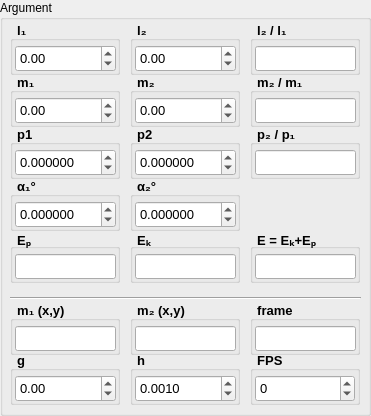
  <widget class="QGroupBox" name="argument">
   <property name="geometry">
    <rect>
     <x>540</x>
     <y>4</y>
     <width>371</width>
     <height>416</height>
    </rect>
   </property>
   <property name="styleSheet">
    <string notr="true">QGroupBox#argument { 
border: 1px solid black; 
margin-top:20px;
} 
QGroupBox#argument::title {
subcontrol-origin: margin;
subcontrol-position: top left;
padding: 0px;
left: 0px;
}</string>
   </property>
   <property name="title">
    <string>Argument </string>
   </property>
   <widget class="QGroupBox" name="l1">
    <property name="geometry">
     <rect>
      <x>10</x>
      <y>20</y>
      <width>110</width>
      <height>55</height>
     </rect>
    </property>
    <property name="font">
     <font>
      <pointsize>10</pointsize>
      <weight>75</weight>
      <bold>true</bold>
      <underline>false</underline>
      <stylestrategy>PreferDefault</stylestrategy>
      <kerning>true</kerning>
     </font>
    </property>
    <property name="styleSheet">
     <string notr="true"/>
    </property>
    <property name="title">
     <string>  l₁</string>
    </property>
    <property name="alignment">
     <set>Qt::AlignBottom|Qt::AlignLeading|Qt::AlignLeft</set>
    </property>
    <widget class="QDoubleSpinBox" name="l1_doubleSpinBox">
     <property name="enabled">
      <bool>true</bool>
     </property>
     <property name="geometry">
      <rect>
       <x>5</x>
       <y>25</y>
       <width>101</width>
       <height>27</height>
      </rect>
     </property>
     <property name="font">
      <font>
       <pointsize>10</pointsize>
       <weight>50</weight>
       <bold>false</bold>
       <underline>false</underline>
       <stylestrategy>PreferAntialias</stylestrategy>
       <kerning>false</kerning>
      </font>
     </property>
     <property name="decimals">
      <number>2</number>
     </property>
     <property name="minimum">
      <double>-100000.000000000000000</double>
     </property>
     <property name="maximum">
      <double>100000.000000000000000</double>
     </property>
     <property name="singleStep">
      <double>0.010000000000000</double>
     </property>
     <property name="value">
      <double>0.000000000000000</double>
     </property>
    </widget>
   </widget>
   <widget class="QGroupBox" name="l2">
    <property name="geometry">
     <rect>
      <x>130</x>
      <y>20</y>
      <width>110</width>
      <height>55</height>
     </rect>
    </property>
    <property name="font">
     <font>
      <pointsize>10</pointsize>
      <weight>75</weight>
      <bold>true</bold>
      <underline>false</underline>
      <stylestrategy>PreferDefault</stylestrategy>
      <kerning>true</kerning>
     </font>
    </property>
    <property name="styleSheet">
     <string notr="true"/>
    </property>
    <property name="title">
     <string>  l₂</string>
    </property>
    <property name="alignment">
     <set>Qt::AlignBottom|Qt::AlignLeading|Qt::AlignLeft</set>
    </property>
    <widget class="QDoubleSpinBox" name="l2_doubleSpinBox">
     <property name="geometry">
      <rect>
       <x>5</x>
       <y>25</y>
       <width>101</width>
       <height>27</height>
      </rect>
     </property>
     <property name="font">
      <font>
       <pointsize>10</pointsize>
       <weight>50</weight>
       <bold>false</bold>
       <underline>false</underline>
       <stylestrategy>PreferDefault</stylestrategy>
       <kerning>true</kerning>
      </font>
     </property>
     <property name="acceptDrops">
      <bool>false</bool>
     </property>
     <property name="alignment">
      <set>Qt::AlignLeading|Qt::AlignLeft|Qt::AlignVCenter</set>
     </property>
     <property name="readOnly">
      <bool>false</bool>
     </property>
     <property name="buttonSymbols">
      <enum>QAbstractSpinBox::UpDownArrows</enum>
     </property>
     <property name="accelerated">
      <bool>false</bool>
     </property>
     <property name="minimum">
      <double>-100000.000000000000000</double>
     </property>
     <property name="maximum">
      <double>100000.000000000000000</double>
     </property>
     <property name="singleStep">
      <double>0.010000000000000</double>
     </property>
     <property name="value">
      <double>0.000000000000000</double>
     </property>
    </widget>
   </widget>
   <widget class="QGroupBox" name="m1">
    <property name="geometry">
     <rect>
      <x>10</x>
      <y>72</y>
      <width>110</width>
      <height>55</height>
     </rect>
    </property>
    <property name="font">
     <font>
      <pointsize>10</pointsize>
      <weight>75</weight>
      <bold>true</bold>
      <underline>false</underline>
      <stylestrategy>PreferDefault</stylestrategy>
      <kerning>true</kerning>
     </font>
    </property>
    <property name="styleSheet">
     <string notr="true"/>
    </property>
    <property name="title">
     <string>  m₁</string>
    </property>
    <property name="alignment">
     <set>Qt::AlignBottom|Qt::AlignLeading|Qt::AlignLeft</set>
    </property>
    <widget class="QDoubleSpinBox" name="m1_doubleSpinBox">
     <property name="geometry">
      <rect>
       <x>5</x>
       <y>25</y>
       <width>101</width>
       <height>27</height>
      </rect>
     </property>
     <property name="font">
      <font>
       <pointsize>10</pointsize>
       <weight>50</weight>
       <bold>false</bold>
       <underline>false</underline>
       <stylestrategy>PreferDefault</stylestrategy>
       <kerning>true</kerning>
      </font>
     </property>
     <property name="minimum">
      <double>-100000.000000000000000</double>
     </property>
     <property name="maximum">
      <double>100000.000000000000000</double>
     </property>
     <property name="singleStep">
      <double>0.010000000000000</double>
     </property>
     <property name="value">
      <double>0.000000000000000</double>
     </property>
    </widget>
   </widget>
   <widget class="QGroupBox" name="m2">
    <property name="geometry">
     <rect>
      <x>130</x>
      <y>72</y>
      <width>110</width>
      <height>55</height>
     </rect>
    </property>
    <property name="font">
     <font>
      <pointsize>10</pointsize>
      <weight>75</weight>
      <bold>true</bold>
      <underline>false</underline>
      <stylestrategy>PreferDefault</stylestrategy>
      <kerning>true</kerning>
     </font>
    </property>
    <property name="styleSheet">
     <string notr="true"/>
    </property>
    <property name="title">
     <string>  m₂</string>
    </property>
    <property name="alignment">
     <set>Qt::AlignBottom|Qt::AlignLeading|Qt::AlignLeft</set>
    </property>
    <widget class="QDoubleSpinBox" name="m2_doubleSpinBox">
     <property name="geometry">
      <rect>
       <x>5</x>
       <y>25</y>
       <width>101</width>
       <height>27</height>
      </rect>
     </property>
     <property name="font">
      <font>
       <pointsize>10</pointsize>
       <weight>50</weight>
       <bold>false</bold>
       <underline>false</underline>
       <stylestrategy>PreferDefault</stylestrategy>
       <kerning>true</kerning>
      </font>
     </property>
     <property name="styleSheet">
      <string notr="true"/>
     </property>
     <property name="minimum">
      <double>-100000.000000000000000</double>
     </property>
     <property name="maximum">
      <double>100000.000000000000000</double>
     </property>
     <property name="singleStep">
      <double>0.010000000000000</double>
     </property>
     <property name="value">
      <double>0.000000000000000</double>
     </property>
    </widget>
   </widget>
   <widget class="QGroupBox" name="a1">
    <property name="geometry">
     <rect>
      <x>10</x>
      <y>176</y>
      <width>110</width>
      <height>55</height>
     </rect>
    </property>
    <property name="font">
     <font>
      <pointsize>10</pointsize>
      <weight>75</weight>
      <bold>true</bold>
      <underline>false</underline>
      <stylestrategy>PreferDefault</stylestrategy>
      <kerning>true</kerning>
     </font>
    </property>
    <property name="title">
     <string>  α₁°</string>
    </property>
    <property name="alignment">
     <set>Qt::AlignBottom|Qt::AlignLeading|Qt::AlignLeft</set>
    </property>
    <widget class="QDoubleSpinBox" name="a1_doubleSpinBox">
     <property name="geometry">
      <rect>
       <x>5</x>
       <y>25</y>
       <width>101</width>
       <height>27</height>
      </rect>
     </property>
     <property name="font">
      <font>
       <pointsize>10</pointsize>
       <weight>50</weight>
       <bold>false</bold>
       <underline>false</underline>
       <stylestrategy>PreferDefault</stylestrategy>
       <kerning>true</kerning>
      </font>
     </property>
     <property name="acceptDrops">
      <bool>false</bool>
     </property>
     <property name="inputMethodHints">
      <set>Qt::ImhFormattedNumbersOnly</set>
     </property>
     <property name="wrapping">
      <bool>false</bool>
     </property>
     <property name="frame">
      <bool>true</bool>
     </property>
     <property name="correctionMode">
      <enum>QAbstractSpinBox::CorrectToPreviousValue</enum>
     </property>
     <property name="showGroupSeparator" stdset="0">
      <bool>false</bool>
     </property>
     <property name="prefix">
      <string notr="true"/>
     </property>
     <property name="decimals">
      <number>6</number>
     </property>
     <property name="minimum">
      <double>-100000.000000000000000</double>
     </property>
     <property name="maximum">
      <double>100000.000000000000000</double>
     </property>
     <property name="singleStep">
      <double>1.000000000000000</double>
     </property>
     <property name="value">
      <double>0.000000000000000</double>
     </property>
    </widget>
   </widget>
   <widget class="QGroupBox" name="a2">
    <property name="geometry">
     <rect>
      <x>130</x>
      <y>176</y>
      <width>110</width>
      <height>55</height>
     </rect>
    </property>
    <property name="font">
     <font>
      <pointsize>10</pointsize>
      <weight>75</weight>
      <bold>true</bold>
      <underline>false</underline>
      <stylestrategy>PreferDefault</stylestrategy>
      <kerning>true</kerning>
     </font>
    </property>
    <property name="title">
     <string>  α₂°</string>
    </property>
    <property name="alignment">
     <set>Qt::AlignBottom|Qt::AlignLeading|Qt::AlignLeft</set>
    </property>
    <widget class="QDoubleSpinBox" name="a2_doubleSpinBox">
     <property name="geometry">
      <rect>
       <x>5</x>
       <y>25</y>
       <width>101</width>
       <height>27</height>
      </rect>
     </property>
     <property name="font">
      <font>
       <pointsize>10</pointsize>
       <weight>50</weight>
       <bold>false</bold>
       <underline>false</underline>
       <stylestrategy>PreferDefault</stylestrategy>
       <kerning>true</kerning>
      </font>
     </property>
     <property name="prefix">
      <string/>
     </property>
     <property name="decimals">
      <number>6</number>
     </property>
     <property name="minimum">
      <double>-100000.000000000000000</double>
     </property>
     <property name="maximum">
      <double>100000.000000000000000</double>
     </property>
     <property name="singleStep">
      <double>1.000000000000000</double>
     </property>
     <property name="value">
      <double>0.000000000000000</double>
     </property>
    </widget>
   </widget>
   <widget class="QGroupBox" name="g">
    <property name="geometry">
     <rect>
      <x>10</x>
      <y>350</y>
      <width>110</width>
      <height>55</height>
     </rect>
    </property>
    <property name="font">
     <font>
      <pointsize>10</pointsize>
      <weight>75</weight>
      <bold>true</bold>
      <underline>false</underline>
      <stylestrategy>PreferDefault</stylestrategy>
      <kerning>true</kerning>
     </font>
    </property>
    <property name="title">
     <string>  g</string>
    </property>
    <property name="alignment">
     <set>Qt::AlignBottom|Qt::AlignLeading|Qt::AlignLeft</set>
    </property>
    <widget class="QDoubleSpinBox" name="g_doubleSpinBox">
     <property name="geometry">
      <rect>
       <x>5</x>
       <y>25</y>
       <width>101</width>
       <height>27</height>
      </rect>
     </property>
     <property name="font">
      <font>
       <pointsize>10</pointsize>
       <weight>50</weight>
       <bold>false</bold>
       <underline>false</underline>
       <stylestrategy>PreferDefault</stylestrategy>
       <kerning>true</kerning>
      </font>
     </property>
     <property name="acceptDrops">
      <bool>false</bool>
     </property>
     <property name="inputMethodHints">
      <set>Qt::ImhFormattedNumbersOnly</set>
     </property>
     <property name="wrapping">
      <bool>false</bool>
     </property>
     <property name="frame">
      <bool>true</bool>
     </property>
     <property name="correctionMode">
      <enum>QAbstractSpinBox::CorrectToPreviousValue</enum>
     </property>
     <property name="showGroupSeparator" stdset="0">
      <bool>false</bool>
     </property>
     <property name="prefix">
      <string notr="true"/>
     </property>
     <property name="decimals">
      <number>2</number>
     </property>
     <property name="minimum">
      <double>-100000.000000000000000</double>
     </property>
     <property name="maximum">
      <double>100000.000000000000000</double>
     </property>
     <property name="singleStep">
      <double>0.100000000000000</double>
     </property>
     <property name="value">
      <double>0.000000000000000</double>
     </property>
    </widget>
   </widget>
   <widget class="QGroupBox" name="h">
    <property name="geometry">
     <rect>
      <x>130</x>
      <y>350</y>
      <width>110</width>
      <height>55</height>
     </rect>
    </property>
    <property name="font">
     <font>
      <pointsize>10</pointsize>
      <weight>75</weight>
      <bold>true</bold>
      <underline>false</underline>
      <stylestrategy>PreferDefault</stylestrategy>
      <kerning>true</kerning>
     </font>
    </property>
    <property name="title">
     <string>  h</string>
    </property>
    <property name="alignment">
     <set>Qt::AlignBottom|Qt::AlignLeading|Qt::AlignLeft</set>
    </property>
    <property name="flat">
     <bool>false</bool>
    </property>
    <property name="checkable">
     <bool>false</bool>
    </property>
    <widget class="QDoubleSpinBox" name="h_doubleSpinBox">
     <property name="geometry">
      <rect>
       <x>5</x>
       <y>25</y>
       <width>101</width>
       <height>27</height>
      </rect>
     </property>
     <property name="font">
      <font>
       <pointsize>10</pointsize>
       <weight>50</weight>
       <bold>false</bold>
       <underline>false</underline>
       <stylestrategy>PreferDefault</stylestrategy>
       <kerning>true</kerning>
      </font>
     </property>
     <property name="acceptDrops">
      <bool>false</bool>
     </property>
     <property name="inputMethodHints">
      <set>Qt::ImhFormattedNumbersOnly</set>
     </property>
     <property name="wrapping">
      <bool>false</bool>
     </property>
     <property name="frame">
      <bool>true</bool>
     </property>
     <property name="correctionMode">
      <enum>QAbstractSpinBox::CorrectToPreviousValue</enum>
     </property>
     <property name="showGroupSeparator" stdset="0">
      <bool>false</bool>
     </property>
     <property name="prefix">
      <string notr="true"/>
     </property>
     <property name="decimals">
      <number>4</number>
     </property>
     <property name="minimum">
      <double>-100000.000000000000000</double>
     </property>
     <property name="maximum">
      <double>100000.000000000000000</double>
     </property>
     <property name="singleStep">
      <double>0.000100000000000</double>
     </property>
     <property name="value">
      <double>0.001000000000000</double>
     </property>
    </widget>
   </widget>
   <widget class="QGroupBox" name="Es">
    <property name="geometry">
     <rect>
      <x>250</x>
      <y>228</y>
      <width>110</width>
      <height>55</height>
     </rect>
    </property>
    <property name="font">
     <font>
      <pointsize>10</pointsize>
      <weight>75</weight>
      <bold>true</bold>
      <underline>false</underline>
      <stylestrategy>PreferDefault</stylestrategy>
      <kerning>true</kerning>
     </font>
    </property>
    <property name="title">
     <string>  E = Eₖ+Eₚ</string>
    </property>
    <property name="alignment">
     <set>Qt::AlignBottom|Qt::AlignLeading|Qt::AlignLeft</set>
    </property>
    <widget class="QLineEdit" name="Es_lineEdit">
     <property name="geometry">
      <rect>
       <x>5</x>
       <y>26</y>
       <width>101</width>
       <height>25</height>
      </rect>
     </property>
     <property name="font">
      <font>
       <pointsize>10</pointsize>
       <weight>50</weight>
       <bold>false</bold>
       <underline>false</underline>
       <stylestrategy>PreferDefault</stylestrategy>
       <kerning>true</kerning>
      </font>
     </property>
     <property name="alignment">
      <set>Qt::AlignLeading|Qt::AlignLeft|Qt::AlignVCenter</set>
     </property>
    </widget>
   </widget>
   <widget class="QGroupBox" name="m2xy">
    <property name="geometry">
     <rect>
      <x>130</x>
      <y>300</y>
      <width>110</width>
      <height>55</height>
     </rect>
    </property>
    <property name="font">
     <font>
      <pointsize>10</pointsize>
      <weight>75</weight>
      <bold>true</bold>
      <underline>false</underline>
      <stylestrategy>PreferDefault</stylestrategy>
      <kerning>true</kerning>
     </font>
    </property>
    <property name="title">
     <string>  m₂ (x,y)</string>
    </property>
    <property name="alignment">
     <set>Qt::AlignBottom|Qt::AlignLeading|Qt::AlignLeft</set>
    </property>
    <widget class="QLineEdit" name="m2xy_lineEdit">
     <property name="geometry">
      <rect>
       <x>5</x>
       <y>26</y>
       <width>101</width>
       <height>25</height>
      </rect>
     </property>
     <property name="font">
      <font>
       <pointsize>10</pointsize>
       <weight>50</weight>
       <bold>false</bold>
       <underline>false</underline>
       <stylestrategy>PreferDefault</stylestrategy>
       <kerning>true</kerning>
      </font>
     </property>
     <property name="alignment">
      <set>Qt::AlignLeading|Qt::AlignLeft|Qt::AlignVCenter</set>
     </property>
    </widget>
   </widget>
   <widget class="QGroupBox" name="ll">
    <property name="geometry">
     <rect>
      <x>250</x>
      <y>20</y>
      <width>110</width>
      <height>55</height>
     </rect>
    </property>
    <property name="font">
     <font>
      <pointsize>10</pointsize>
      <weight>75</weight>
      <bold>true</bold>
      <underline>false</underline>
      <stylestrategy>PreferDefault</stylestrategy>
      <kerning>true</kerning>
     </font>
    </property>
    <property name="styleSheet">
     <string notr="true"/>
    </property>
    <property name="title">
     <string>  l₂ / l₁</string>
    </property>
    <property name="alignment">
     <set>Qt::AlignBottom|Qt::AlignLeading|Qt::AlignLeft</set>
    </property>
    <widget class="QLineEdit" name="ll_lineEdit">
     <property name="geometry">
      <rect>
       <x>5</x>
       <y>26</y>
       <width>101</width>
       <height>25</height>
      </rect>
     </property>
     <property name="font">
      <font>
       <pointsize>10</pointsize>
       <weight>50</weight>
       <bold>false</bold>
       <underline>false</underline>
       <stylestrategy>PreferDefault</stylestrategy>
       <kerning>true</kerning>
      </font>
     </property>
     <property name="cursorPosition">
      <number>0</number>
     </property>
     <property name="alignment">
      <set>Qt::AlignLeading|Qt::AlignLeft|Qt::AlignVCenter</set>
     </property>
    </widget>
   </widget>
   <widget class="QGroupBox" name="Ek">
    <property name="geometry">
     <rect>
      <x>130</x>
      <y>228</y>
      <width>110</width>
      <height>55</height>
     </rect>
    </property>
    <property name="font">
     <font>
      <pointsize>10</pointsize>
      <weight>75</weight>
      <bold>true</bold>
      <underline>false</underline>
      <stylestrategy>PreferDefault</stylestrategy>
      <kerning>true</kerning>
     </font>
    </property>
    <property name="title">
     <string>  Eₖ</string>
    </property>
    <property name="alignment">
     <set>Qt::AlignBottom|Qt::AlignLeading|Qt::AlignLeft</set>
    </property>
    <widget class="QLineEdit" name="Ek_lineEdit">
     <property name="geometry">
      <rect>
       <x>5</x>
       <y>26</y>
       <width>101</width>
       <height>25</height>
      </rect>
     </property>
     <property name="font">
      <font>
       <pointsize>10</pointsize>
       <weight>50</weight>
       <bold>false</bold>
       <underline>false</underline>
       <stylestrategy>PreferDefault</stylestrategy>
       <kerning>true</kerning>
      </font>
     </property>
     <property name="inputMethodHints">
      <set>Qt::ImhNone</set>
     </property>
     <property name="alignment">
      <set>Qt::AlignLeading|Qt::AlignLeft|Qt::AlignVCenter</set>
     </property>
    </widget>
   </widget>
   <widget class="QGroupBox" name="m1xy">
    <property name="geometry">
     <rect>
      <x>10</x>
      <y>300</y>
      <width>110</width>
      <height>55</height>
     </rect>
    </property>
    <property name="font">
     <font>
      <pointsize>10</pointsize>
      <weight>75</weight>
      <bold>true</bold>
      <underline>false</underline>
      <stylestrategy>PreferDefault</stylestrategy>
      <kerning>true</kerning>
     </font>
    </property>
    <property name="title">
     <string>  m₁ (x,y)</string>
    </property>
    <property name="alignment">
     <set>Qt::AlignBottom|Qt::AlignLeading|Qt::AlignLeft</set>
    </property>
    <widget class="QLineEdit" name="m1xy_lineEdit">
     <property name="geometry">
      <rect>
       <x>5</x>
       <y>26</y>
       <width>101</width>
       <height>25</height>
      </rect>
     </property>
     <property name="font">
      <font>
       <pointsize>10</pointsize>
       <weight>50</weight>
       <bold>false</bold>
       <underline>false</underline>
       <stylestrategy>PreferDefault</stylestrategy>
       <kerning>true</kerning>
      </font>
     </property>
     <property name="alignment">
      <set>Qt::AlignLeading|Qt::AlignLeft|Qt::AlignVCenter</set>
     </property>
    </widget>
   </widget>
   <widget class="QGroupBox" name="mm">
    <property name="geometry">
     <rect>
      <x>250</x>
      <y>72</y>
      <width>110</width>
      <height>55</height>
     </rect>
    </property>
    <property name="font">
     <font>
      <pointsize>10</pointsize>
      <weight>75</weight>
      <bold>true</bold>
      <underline>false</underline>
      <stylestrategy>PreferDefault</stylestrategy>
      <kerning>true</kerning>
     </font>
    </property>
    <property name="title">
     <string>  m₂ / m₁</string>
    </property>
    <property name="alignment">
     <set>Qt::AlignBottom|Qt::AlignLeading|Qt::AlignLeft</set>
    </property>
    <widget class="QLineEdit" name="mm_lineEdit">
     <property name="geometry">
      <rect>
       <x>5</x>
       <y>26</y>
       <width>101</width>
       <height>25</height>
      </rect>
     </property>
     <property name="font">
      <font>
       <pointsize>10</pointsize>
       <weight>50</weight>
       <bold>false</bold>
       <underline>false</underline>
       <stylestrategy>PreferDefault</stylestrategy>
       <kerning>true</kerning>
      </font>
     </property>
     <property name="cursorPosition">
      <number>0</number>
     </property>
     <property name="alignment">
      <set>Qt::AlignLeading|Qt::AlignLeft|Qt::AlignVCenter</set>
     </property>
    </widget>
   </widget>
   <widget class="QGroupBox" name="Ep">
    <property name="geometry">
     <rect>
      <x>10</x>
      <y>228</y>
      <width>110</width>
      <height>55</height>
     </rect>
    </property>
    <property name="font">
     <font>
      <pointsize>10</pointsize>
      <weight>75</weight>
      <bold>true</bold>
      <underline>false</underline>
      <stylestrategy>PreferDefault</stylestrategy>
      <kerning>true</kerning>
     </font>
    </property>
    <property name="title">
     <string>  Eₚ</string>
    </property>
    <property name="alignment">
     <set>Qt::AlignBottom|Qt::AlignLeading|Qt::AlignLeft</set>
    </property>
    <widget class="QLineEdit" name="Ep_lineEdit">
     <property name="geometry">
      <rect>
       <x>5</x>
       <y>26</y>
       <width>101</width>
       <height>25</height>
      </rect>
     </property>
     <property name="font">
      <font>
       <pointsize>10</pointsize>
       <weight>50</weight>
       <bold>false</bold>
       <underline>false</underline>
       <stylestrategy>PreferDefault</stylestrategy>
       <kerning>true</kerning>
      </font>
     </property>
     <property name="alignment">
      <set>Qt::AlignLeading|Qt::AlignLeft|Qt::AlignVCenter</set>
     </property>
    </widget>
   </widget>
   <widget class="QGroupBox" name="p1">
    <property name="geometry">
     <rect>
      <x>10</x>
      <y>124</y>
      <width>110</width>
      <height>55</height>
     </rect>
    </property>
    <property name="font">
     <font>
      <pointsize>10</pointsize>
      <weight>75</weight>
      <bold>true</bold>
      <underline>false</underline>
      <stylestrategy>PreferDefault</stylestrategy>
      <kerning>true</kerning>
     </font>
    </property>
    <property name="title">
     <string>  p1</string>
    </property>
    <property name="alignment">
     <set>Qt::AlignBottom|Qt::AlignLeading|Qt::AlignLeft</set>
    </property>
    <widget class="QDoubleSpinBox" name="p1_doubleSpinBox">
     <property name="geometry">
      <rect>
       <x>5</x>
       <y>25</y>
       <width>101</width>
       <height>27</height>
      </rect>
     </property>
     <property name="font">
      <font>
       <pointsize>10</pointsize>
       <weight>50</weight>
       <bold>false</bold>
       <underline>false</underline>
       <stylestrategy>PreferDefault</stylestrategy>
       <kerning>true</kerning>
      </font>
     </property>
     <property name="decimals">
      <number>6</number>
     </property>
     <property name="minimum">
      <double>-100000.000000000000000</double>
     </property>
     <property name="maximum">
      <double>100000.000000000000000</double>
     </property>
     <property name="singleStep">
      <double>0.010000000000000</double>
     </property>
     <property name="value">
      <double>0.000000000000000</double>
     </property>
    </widget>
   </widget>
   <widget class="QGroupBox" name="p2">
    <property name="geometry">
     <rect>
      <x>130</x>
      <y>124</y>
      <width>110</width>
      <height>55</height>
     </rect>
    </property>
    <property name="font">
     <font>
      <pointsize>10</pointsize>
      <weight>75</weight>
      <bold>true</bold>
      <underline>false</underline>
      <stylestrategy>PreferDefault</stylestrategy>
      <kerning>true</kerning>
     </font>
    </property>
    <property name="title">
     <string>  p2</string>
    </property>
    <property name="alignment">
     <set>Qt::AlignBottom|Qt::AlignLeading|Qt::AlignLeft</set>
    </property>
    <widget class="QDoubleSpinBox" name="p2_doubleSpinBox">
     <property name="geometry">
      <rect>
       <x>5</x>
       <y>25</y>
       <width>101</width>
       <height>27</height>
      </rect>
     </property>
     <property name="font">
      <font>
       <pointsize>10</pointsize>
       <weight>50</weight>
       <bold>false</bold>
       <underline>false</underline>
       <stylestrategy>PreferDefault</stylestrategy>
       <kerning>true</kerning>
      </font>
     </property>
     <property name="decimals">
      <number>6</number>
     </property>
     <property name="minimum">
      <double>-100000.000000000000000</double>
     </property>
     <property name="maximum">
      <double>100000.000000000000000</double>
     </property>
     <property name="singleStep">
      <double>0.010000000000000</double>
     </property>
     <property name="value">
      <double>0.000000000000000</double>
     </property>
    </widget>
   </widget>
   <widget class="QGroupBox" name="pp">
    <property name="geometry">
     <rect>
      <x>250</x>
      <y>124</y>
      <width>110</width>
      <height>55</height>
     </rect>
    </property>
    <property name="font">
     <font>
      <pointsize>10</pointsize>
      <weight>75</weight>
      <bold>true</bold>
      <underline>false</underline>
      <stylestrategy>PreferDefault</stylestrategy>
      <kerning>true</kerning>
     </font>
    </property>
    <property name="title">
     <string>  p₂ / p₁</string>
    </property>
    <property name="alignment">
     <set>Qt::AlignBottom|Qt::AlignLeading|Qt::AlignLeft</set>
    </property>
    <widget class="QLineEdit" name="pp_lineEdit">
     <property name="geometry">
      <rect>
       <x>5</x>
       <y>26</y>
       <width>101</width>
       <height>25</height>
      </rect>
     </property>
     <property name="font">
      <font>
       <pointsize>10</pointsize>
       <weight>50</weight>
       <bold>false</bold>
       <underline>false</underline>
       <stylestrategy>PreferDefault</stylestrategy>
       <kerning>true</kerning>
      </font>
     </property>
     <property name="cursorPosition">
      <number>0</number>
     </property>
     <property name="alignment">
      <set>Qt::AlignLeading|Qt::AlignLeft|Qt::AlignVCenter</set>
     </property>
    </widget>
   </widget>
   <widget class="QGroupBox" name="frame">
    <property name="geometry">
     <rect>
      <x>250</x>
      <y>300</y>
      <width>110</width>
      <height>55</height>
     </rect>
    </property>
    <property name="font">
     <font>
      <pointsize>10</pointsize>
      <weight>75</weight>
      <bold>true</bold>
      <underline>false</underline>
      <stylestrategy>PreferDefault</stylestrategy>
      <kerning>true</kerning>
     </font>
    </property>
    <property name="toolTip">
     <string/>
    </property>
    <property name="toolTipDuration">
     <number>-1</number>
    </property>
    <property name="statusTip">
     <string/>
    </property>
    <property name="title">
     <string>  frame</string>
    </property>
    <property name="alignment">
     <set>Qt::AlignBottom|Qt::AlignLeading|Qt::AlignLeft</set>
    </property>
    <widget class="QLineEdit" name="frame_lineEdit">
     <property name="geometry">
      <rect>
       <x>5</x>
       <y>26</y>
       <width>101</width>
       <height>25</height>
      </rect>
     </property>
     <property name="font">
      <font>
       <pointsize>10</pointsize>
       <weight>50</weight>
       <bold>false</bold>
       <underline>false</underline>
       <stylestrategy>PreferDefault</stylestrategy>
       <kerning>true</kerning>
      </font>
     </property>
     <property name="alignment">
      <set>Qt::AlignLeading|Qt::AlignLeft|Qt::AlignVCenter</set>
     </property>
     <property name="dragEnabled">
      <bool>false</bool>
     </property>
    </widget>
   </widget>
   <widget class="QGroupBox" name="fps">
    <property name="geometry">
     <rect>
      <x>250</x>
      <y>350</y>
      <width>110</width>
      <height>55</height>
     </rect>
    </property>
    <property name="font">
     <font>
      <pointsize>10</pointsize>
      <weight>75</weight>
      <bold>true</bold>
      <underline>false</underline>
      <stylestrategy>PreferDefault</stylestrategy>
      <kerning>true</kerning>
     </font>
    </property>
    <property name="title">
     <string>  FPS</string>
    </property>
    <property name="alignment">
     <set>Qt::AlignBottom|Qt::AlignLeading|Qt::AlignLeft</set>
    </property>
    <widget class="QDoubleSpinBox" name="fps_doubleSpinBox">
     <property name="geometry">
      <rect>
       <x>5</x>
       <y>25</y>
       <width>100</width>
       <height>27</height>
      </rect>
     </property>
     <property name="font">
      <font>
       <pointsize>10</pointsize>
       <weight>50</weight>
       <bold>false</bold>
       <underline>false</underline>
       <stylestrategy>PreferDefault</stylestrategy>
       <kerning>true</kerning>
      </font>
     </property>
     <property name="decimals">
      <number>0</number>
     </property>
     <property name="minimum">
      <double>-100000.000000000000000</double>
     </property>
     <property name="maximum">
      <double>100000.000000000000000</double>
     </property>
     <property name="singleStep">
      <double>1.000000000000000</double>
     </property>
     <property name="value">
      <double>0.000000000000000</double>
     </property>
    </widget>
   </widget>
   <widget class="Line" name="line">
    <property name="geometry">
     <rect>
      <x>10</x>
      <y>290</y>
      <width>351</width>
      <height>16</height>
     </rect>
    </property>
    <property name="styleSheet">
     <string notr="true">Line#argument { 
border: 1px solid black; 
margin-top:20px;
}</string>
    </property>
    <property name="orientation">
     <enum>Qt::Horizontal</enum>
    </property>
   </widget>
  </widget>
